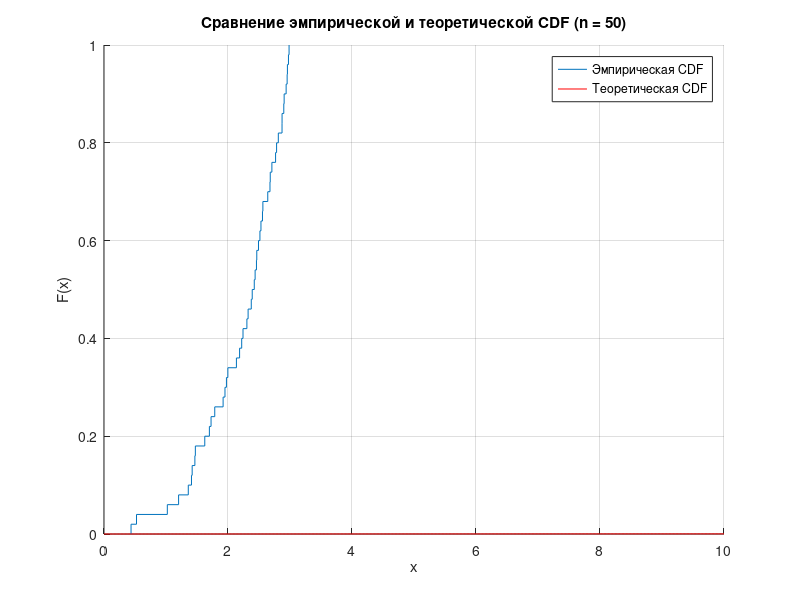
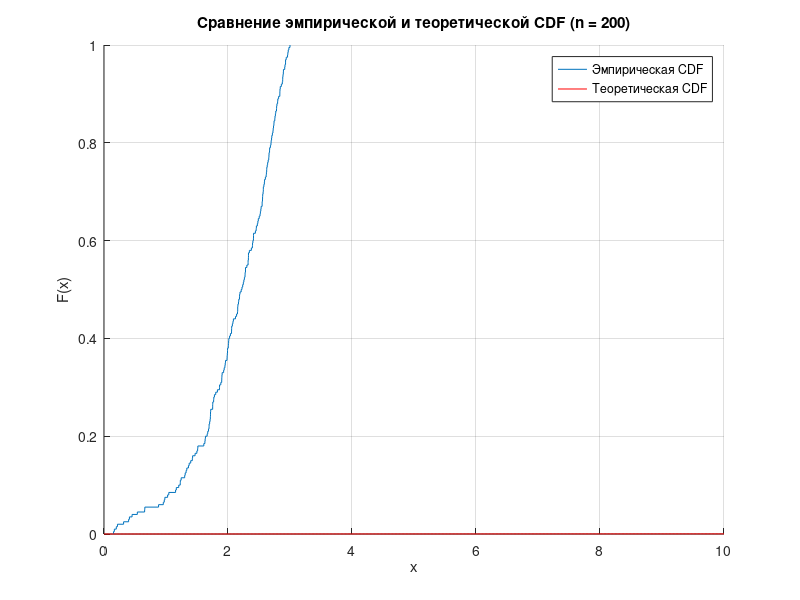
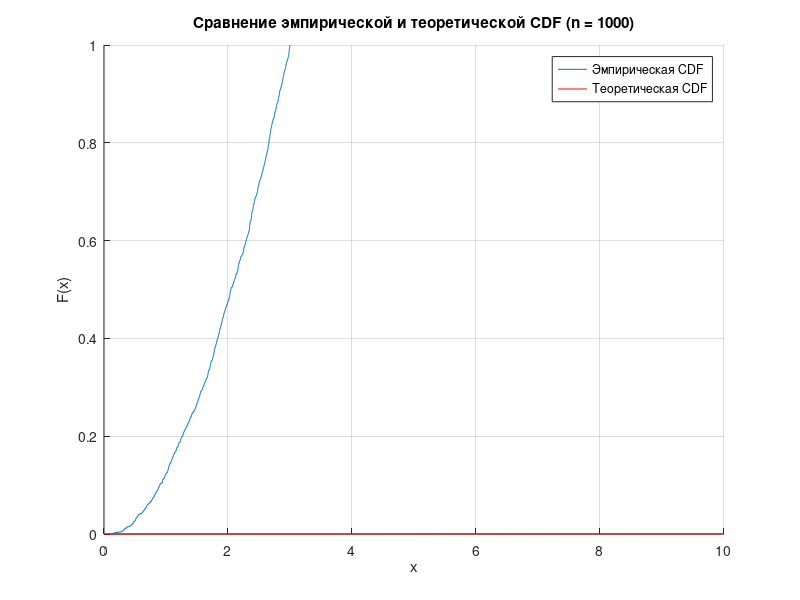

Here is the MATLAB script that generated these plots, in order:
N_array = [50, 200, 1000];
a = 0;
b = 10;


x_values = linspace(a, b, 100);  % Значения x для теоретической CDF
theoretical_cdf_values = (x_values.^2) / 9;  % Теоретические значения CDF
cdf_matrix = [x_values(:), theoretical_cdf_values(:)];  % Матрица для CDF


alpha_levels = [0.9, 0.95, 0.99];


for i = 1:length(N_array)
    n = N_array(i);
    fprintf('--- Размер выборки n = %d ---\n', n);


    U = rand(n, 1);
    X = sqrt(9 * U);


    for j = 1:length(alpha_levels)
        alpha = alpha_levels(j);
        [h, p] = kstest(X, 'CDF', cdf_matrix, 'Alpha', alpha);
        fprintf('Уровень значимости %.2f: h = %d, p = %f\n', alpha, h, p);
    end


    figure;
    hold on;
    cdfplot(X);
    fplot(@(x) (1) / (x * log(10)), [a b], 'r');
    legend('Эмпирическая CDF', 'Теоретическая CDF');
    xlabel('x');
    ylabel('F(x)');
    title(sprintf('Сравнение эмпирической и теоретической CDF (n = %d)', n));
    hold off;
end
